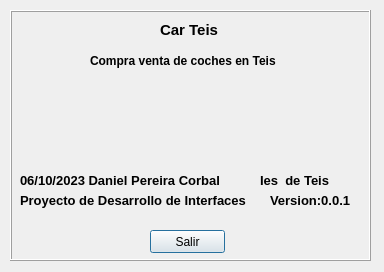
<?xml version="1.0" encoding="UTF-8"?>
<ui version="4.0">
 <class>dlgAcercaDe</class>
 <widget class="QDialog" name="dlgAcercaDe">
  <property name="geometry">
   <rect>
    <x>0</x>
    <y>0</y>
    <width>384</width>
    <height>272</height>
   </rect>
  </property>
  <property name="windowTitle">
   <string>Acerca De .....</string>
  </property>
  <property name="windowIcon">
   <iconset>
    <normaloff>IMG/Coche.png</normaloff>IMG/Coche.png</iconset>
  </property>
  <widget class="QFrame" name="frame">
   <property name="geometry">
    <rect>
     <x>10</x>
     <y>10</y>
     <width>361</width>
     <height>251</height>
    </rect>
   </property>
   <property name="frameShape">
    <enum>QFrame::Box</enum>
   </property>
   <property name="frameShadow">
    <enum>QFrame::Raised</enum>
   </property>
   <widget class="QLabel" name="label">
    <property name="geometry">
     <rect>
      <x>150</x>
      <y>10</y>
      <width>71</width>
      <height>20</height>
     </rect>
    </property>
    <property name="font">
     <font>
      <pointsize>11</pointsize>
      <weight>75</weight>
      <bold>true</bold>
     </font>
    </property>
    <property name="text">
     <string>Car Teis</string>
    </property>
    <property name="textFormat">
     <enum>Qt::AutoText</enum>
    </property>
   </widget>
   <widget class="QLabel" name="label_2">
    <property name="geometry">
     <rect>
      <x>80</x>
      <y>40</y>
      <width>201</width>
      <height>21</height>
     </rect>
    </property>
    <property name="font">
     <font>
      <pointsize>9</pointsize>
      <weight>75</weight>
      <bold>true</bold>
     </font>
    </property>
    <property name="text">
     <string>Compra venta de coches en Teis</string>
    </property>
   </widget>
   <widget class="QLabel" name="label_3">
    <property name="geometry">
     <rect>
      <x>260</x>
      <y>180</y>
      <width>101</width>
      <height>20</height>
     </rect>
    </property>
    <property name="font">
     <font>
      <pointsize>10</pointsize>
      <weight>75</weight>
      <bold>true</bold>
     </font>
    </property>
    <property name="text">
     <string>Version:0.0.1</string>
    </property>
   </widget>
   <widget class="QLabel" name="label_4">
    <property name="geometry">
     <rect>
      <x>10</x>
      <y>160</y>
      <width>241</width>
      <height>20</height>
     </rect>
    </property>
    <property name="font">
     <font>
      <pointsize>10</pointsize>
      <weight>75</weight>
      <bold>true</bold>
     </font>
    </property>
    <property name="text">
     <string>06/10/2023 Daniel Pereira Corbal</string>
    </property>
   </widget>
   <widget class="QLabel" name="label_5">
    <property name="geometry">
     <rect>
      <x>10</x>
      <y>180</y>
      <width>241</width>
      <height>21</height>
     </rect>
    </property>
    <property name="font">
     <font>
      <pointsize>10</pointsize>
      <weight>75</weight>
      <bold>true</bold>
     </font>
    </property>
    <property name="text">
     <string>Proyecto de Desarrollo de Interfaces</string>
    </property>
   </widget>
   <widget class="QLabel" name="label_6">
    <property name="geometry">
     <rect>
      <x>250</x>
      <y>160</y>
      <width>111</width>
      <height>20</height>
     </rect>
    </property>
    <property name="font">
     <font>
      <pointsize>10</pointsize>
      <weight>75</weight>
      <bold>true</bold>
     </font>
    </property>
    <property name="text">
     <string>Ies  de Teis </string>
    </property>
   </widget>
   <widget class="QLabel" name="label_7">
    <property name="geometry">
     <rect>
      <x>100</x>
      <y>70</y>
      <width>141</width>
      <height>81</height>
     </rect>
    </property>
    <property name="text">
     <string/>
    </property>
    <property name="pixmap">
     <pixmap>IMG/Coche.png</pixmap>
    </property>
   </widget>
   <widget class="QPushButton" name="btnSalir">
    <property name="geometry">
     <rect>
      <x>140</x>
      <y>220</y>
      <width>75</width>
      <height>23</height>
     </rect>
    </property>
    <property name="text">
     <string>Salir</string>
    </property>
   </widget>
  </widget>
 </widget>
 <resources/>
 <connections/>
</ui>
